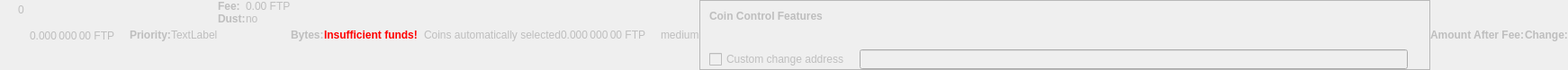
    <widget class="QWidget" name="dummyHideWidget" native="true">
     <property name="enabled">
      <bool>false</bool>
     </property>
     <property name="maximumSize">
      <size>
       <width>100</width>
       <height>22</height>
      </size>
     </property>
     <layout class="QHBoxLayout" name="dummyHideLayout">
      <property name="spacing">
       <number>0</number>
      </property>
      <property name="leftMargin">
       <number>0</number>
      </property>
      <property name="topMargin">
       <number>0</number>
      </property>
      <property name="rightMargin">
       <number>0</number>
      </property>
      <property name="bottomMargin">
       <number>0</number>
      </property>
      <item>
       <layout class="QFormLayout" name="formLayoutCoinControl1">
        <property name="horizontalSpacing">
         <number>10</number>
        </property>
        <property name="verticalSpacing">
         <number>14</number>
        </property>
        <property name="leftMargin">
         <number>10</number>
        </property>
        <property name="topMargin">
         <number>4</number>
        </property>
        <property name="rightMargin">
         <number>6</number>
        </property>
        <item row="0" column="1">
         <widget class="QLabel" name="labelCoinControlBytes">
          <property name="cursor">
           <cursorShape>IBeamCursor</cursorShape>
          </property>
          <property name="contextMenuPolicy">
           <enum>Qt::ActionsContextMenu</enum>
          </property>
          <property name="text">
           <string notr="true">0</string>
          </property>
          <property name="textInteractionFlags">
           <set>Qt::LinksAccessibleByMouse|Qt::TextSelectableByKeyboard|Qt::TextSelectableByMouse</set>
          </property>
         </widget>
        </item>
       </layout>
      </item>
      <item>
       <widget class="QLabel" name="labelCoinControlAfterFee">
        <property name="enabled">
         <bool>false</bool>
        </property>
        <property name="sizePolicy">
         <sizepolicy hsizetype="Fixed" vsizetype="Fixed">
          <horstretch>0</horstretch>
          <verstretch>0</verstretch>
         </sizepolicy>
        </property>
        <property name="minimumSize">
         <size>
          <width>111</width>
          <height>12</height>
         </size>
        </property>
        <property name="maximumSize">
         <size>
          <width>111</width>
          <height>12</height>
         </size>
        </property>
        <property name="cursor">
         <cursorShape>IBeamCursor</cursorShape>
        </property>
        <property name="contextMenuPolicy">
         <enum>Qt::ActionsContextMenu</enum>
        </property>
        <property name="text">
         <string notr="true">0.000 000 00 FTP</string>
        </property>
        <property name="textInteractionFlags">
         <set>Qt::LinksAccessibleByMouse|Qt::TextSelectableByKeyboard|Qt::TextSelectableByMouse</set>
        </property>
       </widget>
      </item>
      <item>
       <widget class="QLabel" name="labelCoinControlPriorityText">
        <property name="enabled">
         <bool>false</bool>
        </property>
        <property name="font">
         <font>
          <weight>75</weight>
          <bold>true</bold>
         </font>
        </property>
        <property name="text">
         <string>Priority:</string>
        </property>
       </widget>
      </item>
      <item>
       <layout class="QHBoxLayout" name="horizontalLayout">
        <item>
         <widget class="QLabel" name="WarningLabel">
          <property name="text">
           <string>TextLabel</string>
          </property>
         </widget>
        </item>
       </layout>
      </item>
      <item>
       <layout class="QFormLayout" name="formLayoutCoinControl3">
        <property name="horizontalSpacing">
         <number>0</number>
        </property>
        <property name="verticalSpacing">
         <number>0</number>
        </property>
        <property name="leftMargin">
         <number>0</number>
        </property>
        <property name="topMargin">
         <number>0</number>
        </property>
        <property name="rightMargin">
         <number>0</number>
        </property>
        <item row="0" column="0">
         <widget class="QLabel" name="labelCoinControlFeeText">
          <property name="enabled">
           <bool>false</bool>
          </property>
          <property name="font">
           <font>
            <weight>75</weight>
            <bold>true</bold>
           </font>
          </property>
          <property name="text">
           <string>Fee:</string>
          </property>
          <property name="margin">
           <number>0</number>
          </property>
         </widget>
        </item>
        <item row="0" column="1">
         <widget class="QLabel" name="labelCoinControlFee">
          <property name="enabled">
           <bool>false</bool>
          </property>
          <property name="cursor">
           <cursorShape>IBeamCursor</cursorShape>
          </property>
          <property name="contextMenuPolicy">
           <enum>Qt::ActionsContextMenu</enum>
          </property>
          <property name="text">
           <string notr="true">0.00 FTP</string>
          </property>
          <property name="textInteractionFlags">
           <set>Qt::LinksAccessibleByMouse|Qt::TextSelectableByKeyboard|Qt::TextSelectableByMouse</set>
          </property>
         </widget>
        </item>
        <item row="1" column="0">
         <widget class="QLabel" name="labelCoinControlLowOutputText">
          <property name="enabled">
           <bool>false</bool>
          </property>
          <property name="font">
           <font>
            <weight>75</weight>
            <bold>true</bold>
           </font>
          </property>
          <property name="text">
           <string>Dust:</string>
          </property>
         </widget>
        </item>
        <item row="1" column="1">
         <widget class="QLabel" name="labelCoinControlLowOutput">
          <property name="enabled">
           <bool>false</bool>
          </property>
          <property name="cursor">
           <cursorShape>IBeamCursor</cursorShape>
          </property>
          <property name="contextMenuPolicy">
           <enum>Qt::ActionsContextMenu</enum>
          </property>
          <property name="text">
           <string>no</string>
          </property>
          <property name="textInteractionFlags">
           <set>Qt::LinksAccessibleByMouse|Qt::TextSelectableByKeyboard|Qt::TextSelectableByMouse</set>
          </property>
         </widget>
        </item>
       </layout>
      </item>
      <item>
       <widget class="QLabel" name="labelCoinControlBytesText">
        <property name="enabled">
         <bool>false</bool>
        </property>
        <property name="font">
         <font>
          <weight>75</weight>
          <bold>true</bold>
         </font>
        </property>
        <property name="text">
         <string>Bytes:</string>
        </property>
       </widget>
      </item>
      <item>
       <layout class="QFormLayout" name="formLayoutCoinControl2">
        <property name="horizontalSpacing">
         <number>0</number>
        </property>
        <property name="verticalSpacing">
         <number>0</number>
        </property>
        <property name="leftMargin">
         <number>0</number>
        </property>
        <property name="topMargin">
         <number>0</number>
        </property>
        <property name="rightMargin">
         <number>0</number>
        </property>
       </layout>
      </item>
      <item>
       <layout class="QHBoxLayout" name="horizontalLayoutCoinControl2">
        <property name="spacing">
         <number>0</number>
        </property>
        <property name="bottomMargin">
         <number>0</number>
        </property>
       </layout>
      </item>
      <item>
       <widget class="QLabel" name="labelCoinControlInsuffFunds">
        <property name="enabled">
         <bool>false</bool>
        </property>
        <property name="minimumSize">
         <size>
          <width>0</width>
          <height>0</height>
         </size>
        </property>
        <property name="font">
         <font>
          <weight>75</weight>
          <bold>true</bold>
         </font>
        </property>
        <property name="styleSheet">
         <string notr="true">color:red;font-weight:bold;</string>
        </property>
        <property name="text">
         <string>Insufficient funds!</string>
        </property>
        <property name="margin">
         <number>5</number>
        </property>
       </widget>
      </item>
      <item>
       <layout class="QFormLayout" name="formLayoutCoinControl4">
        <property name="horizontalSpacing">
         <number>0</number>
        </property>
        <property name="verticalSpacing">
         <number>0</number>
        </property>
        <property name="leftMargin">
         <number>0</number>
        </property>
        <property name="topMargin">
         <number>0</number>
        </property>
        <property name="rightMargin">
         <number>0</number>
        </property>
       </layout>
      </item>
      <item>
       <widget class="QLabel" name="labelCoinControlChangeLabel">
        <property name="enabled">
         <bool>false</bool>
        </property>
        <property name="sizePolicy">
         <sizepolicy hsizetype="Preferred" vsizetype="Expanding">
          <horstretch>0</horstretch>
          <verstretch>0</verstretch>
         </sizepolicy>
        </property>
        <property name="minimumSize">
         <size>
          <width>0</width>
          <height>0</height>
         </size>
        </property>
        <property name="text">
         <string/>
        </property>
        <property name="margin">
         <number>3</number>
        </property>
       </widget>
      </item>
      <item>
       <widget class="QLabel" name="labelCoinControlAutomaticallySelected">
        <property name="enabled">
         <bool>false</bool>
        </property>
        <property name="sizePolicy">
         <sizepolicy hsizetype="Fixed" vsizetype="Fixed">
          <horstretch>0</horstretch>
          <verstretch>0</verstretch>
         </sizepolicy>
        </property>
        <property name="minimumSize">
         <size>
          <width>0</width>
          <height>0</height>
         </size>
        </property>
        <property name="maximumSize">
         <size>
          <width>240</width>
          <height>16777215</height>
         </size>
        </property>
        <property name="text">
         <string>Coins automatically selected</string>
        </property>
        <property name="margin">
         <number>5</number>
        </property>
       </widget>
      </item>
      <item>
       <widget class="QLabel" name="labelCoinControlChange">
        <property name="enabled">
         <bool>false</bool>
        </property>
        <property name="sizePolicy">
         <sizepolicy hsizetype="Fixed" vsizetype="Fixed">
          <horstretch>0</horstretch>
          <verstretch>0</verstretch>
         </sizepolicy>
        </property>
        <property name="minimumSize">
         <size>
          <width>111</width>
          <height>0</height>
         </size>
        </property>
        <property name="maximumSize">
         <size>
          <width>111</width>
          <height>16777215</height>
         </size>
        </property>
        <property name="cursor">
         <cursorShape>IBeamCursor</cursorShape>
        </property>
        <property name="contextMenuPolicy">
         <enum>Qt::ActionsContextMenu</enum>
        </property>
        <property name="text">
         <string notr="true">0.000 000 00 FTP</string>
        </property>
        <property name="textInteractionFlags">
         <set>Qt::LinksAccessibleByMouse|Qt::TextSelectableByKeyboard|Qt::TextSelectableByMouse</set>
        </property>
       </widget>
      </item>
      <item>
       <widget class="QLabel" name="labelCoinControlPriority">
        <property name="enabled">
         <bool>false</bool>
        </property>
        <property name="cursor">
         <cursorShape>IBeamCursor</cursorShape>
        </property>
        <property name="contextMenuPolicy">
         <enum>Qt::ActionsContextMenu</enum>
        </property>
        <property name="text">
         <string>medium</string>
        </property>
        <property name="textInteractionFlags">
         <set>Qt::LinksAccessibleByMouse|Qt::TextSelectableByKeyboard|Qt::TextSelectableByMouse</set>
        </property>
       </widget>
      </item>
      <item>
       <widget class="QFrame" name="frameCoinControl">
        <property name="sizePolicy">
         <sizepolicy hsizetype="Expanding" vsizetype="Expanding">
          <horstretch>0</horstretch>
          <verstretch>0</verstretch>
         </sizepolicy>
        </property>
        <property name="maximumSize">
         <size>
          <width>16777215</width>
          <height>16777215</height>
         </size>
        </property>
        <property name="frameShape">
         <enum>QFrame::StyledPanel</enum>
        </property>
        <property name="frameShadow">
         <enum>QFrame::Sunken</enum>
        </property>
        <layout class="QVBoxLayout" name="verticalLayoutCoinControl2_2">
         <property name="spacing">
          <number>0</number>
         </property>
         <property name="leftMargin">
          <number>0</number>
         </property>
         <property name="topMargin">
          <number>0</number>
         </property>
         <property name="rightMargin">
          <number>0</number>
         </property>
         <property name="bottomMargin">
          <number>0</number>
         </property>
         <item>
          <layout class="QVBoxLayout" name="verticalLayoutCoinControl" stretch="0,0,0,1">
           <property name="spacing">
            <number>0</number>
           </property>
           <property name="leftMargin">
            <number>10</number>
           </property>
           <property name="topMargin">
            <number>10</number>
           </property>
           <item>
            <layout class="QHBoxLayout" name="horizontalLayoutCoinControl1">
             <property name="bottomMargin">
              <number>15</number>
             </property>
             <item>
              <widget class="QLabel" name="labelCoinControlFeatures">
               <property name="enabled">
                <bool>false</bool>
               </property>
               <property name="sizePolicy">
                <sizepolicy hsizetype="Preferred" vsizetype="Maximum">
                 <horstretch>0</horstretch>
                 <verstretch>0</verstretch>
                </sizepolicy>
               </property>
               <property name="font">
                <font>
                 <weight>75</weight>
                 <bold>true</bold>
                </font>
               </property>
               <property name="styleSheet">
                <string notr="true">font-weight:bold;</string>
               </property>
               <property name="text">
                <string>Coin Control Features</string>
               </property>
              </widget>
             </item>
            </layout>
           </item>
           <item>
            <widget class="QWidget" name="widgetCoinControl" native="true">
             <property name="sizePolicy">
              <sizepolicy hsizetype="Preferred" vsizetype="Preferred">
               <horstretch>0</horstretch>
               <verstretch>0</verstretch>
              </sizepolicy>
             </property>
             <property name="minimumSize">
              <size>
               <width>0</width>
               <height>0</height>
              </size>
             </property>
             <property name="styleSheet">
              <string notr="true"/>
             </property>
             <layout class="QHBoxLayout" name="horizontalLayoutCoinControl5_2">
              <property name="leftMargin">
               <number>0</number>
              </property>
              <property name="topMargin">
               <number>0</number>
              </property>
              <property name="rightMargin">
               <number>0</number>
              </property>
              <property name="bottomMargin">
               <number>0</number>
              </property>
              <item>
               <layout class="QHBoxLayout" name="horizontalLayoutCoinControl3">
                <property name="spacing">
                 <number>20</number>
                </property>
                <property name="topMargin">
                 <number>0</number>
                </property>
                <property name="bottomMargin">
                 <number>10</number>
                </property>
               </layout>
              </item>
             </layout>
            </widget>
           </item>
           <item>
            <layout class="QHBoxLayout" name="horizontalLayoutCoinControl4" stretch="0,0,0">
             <property name="spacing">
              <number>12</number>
             </property>
             <property name="sizeConstraint">
              <enum>QLayout::SetDefaultConstraint</enum>
             </property>
             <property name="topMargin">
              <number>5</number>
             </property>
             <property name="rightMargin">
              <number>5</number>
             </property>
             <item>
              <widget class="QCheckBox" name="checkBoxCoinControlChange">
               <property name="enabled">
                <bool>false</bool>
               </property>
               <property name="toolTip">
                <string>If this is activated, but the change address is empty or invalid, change will be sent to a newly generated address.</string>
               </property>
               <property name="text">
                <string>Custom change address</string>
               </property>
              </widget>
             </item>
             <item>
              <widget class="QValidatedLineEdit" name="lineEditCoinControlChange">
               <property name="enabled">
                <bool>false</bool>
               </property>
               <property name="sizePolicy">
                <sizepolicy hsizetype="Expanding" vsizetype="Fixed">
                 <horstretch>0</horstretch>
                 <verstretch>0</verstretch>
                </sizepolicy>
               </property>
              </widget>
             </item>
             <item>
              <widget class="QLabel" name="labelCoinControlChangeLabel_2">
               <property name="sizePolicy">
                <sizepolicy hsizetype="Preferred" vsizetype="Expanding">
                 <horstretch>0</horstretch>
                 <verstretch>0</verstretch>
                </sizepolicy>
               </property>
               <property name="minimumSize">
                <size>
                 <width>0</width>
                 <height>0</height>
                </size>
               </property>
               <property name="text">
                <string/>
               </property>
               <property name="margin">
                <number>3</number>
               </property>
              </widget>
             </item>
            </layout>
           </item>
           <item>
            <spacer name="verticalSpacerCoinControl">
             <property name="orientation">
              <enum>Qt::Vertical</enum>
             </property>
             <property name="sizeHint" stdset="0">
              <size>
               <width>800</width>
               <height>1</height>
              </size>
             </property>
            </spacer>
           </item>
          </layout>
         </item>
        </layout>
       </widget>
      </item>
      <item>
       <widget class="QLabel" name="labelCoinControlAfterFeeText">
        <property name="enabled">
         <bool>false</bool>
        </property>
        <property name="minimumSize">
         <size>
          <width>0</width>
          <height>0</height>
         </size>
        </property>
        <property name="maximumSize">
         <size>
          <width>16777215</width>
          <height>16777215</height>
         </size>
        </property>
        <property name="font">
         <font>
          <weight>75</weight>
          <bold>true</bold>
         </font>
        </property>
        <property name="text">
         <string>Amount After Fee:</string>
        </property>
        <property name="alignment">
         <set>Qt::AlignLeading|Qt::AlignLeft|Qt::AlignVCenter</set>
        </property>
        <property name="margin">
         <number>0</number>
        </property>
       </widget>
      </item>
      <item>
       <widget class="QLabel" name="labelCoinControlChangeText">
        <property name="enabled">
         <bool>false</bool>
        </property>
        <property name="sizePolicy">
         <sizepolicy hsizetype="Preferred" vsizetype="Preferred">
          <horstretch>0</horstretch>
          <verstretch>0</verstretch>
         </sizepolicy>
        </property>
        <property name="minimumSize">
         <size>
          <width>0</width>
          <height>0</height>
         </size>
        </property>
        <property name="maximumSize">
         <size>
          <width>16777215</width>
          <height>16777215</height>
         </size>
        </property>
        <property name="font">
         <font>
          <weight>75</weight>
          <bold>true</bold>
         </font>
        </property>
        <property name="text">
         <string>Change:</string>
        </property>
        <property name="alignment">
         <set>Qt::AlignLeading|Qt::AlignLeft|Qt::AlignVCenter</set>
        </property>
       </widget>
      </item>
     </layout>
    </widget>
